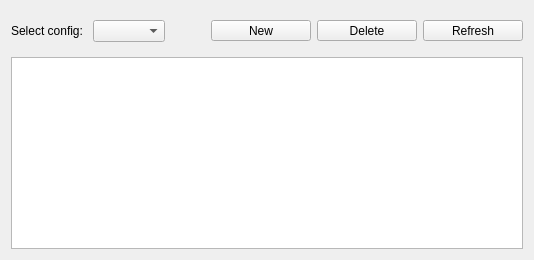
          <widget class="QWidget" name="tab_snapperNew">
           <attribute name="title">
            <string>New/Delete</string>
           </attribute>
           <layout class="QVBoxLayout" name="verticalLayout_4">
            <item>
             <widget class="QFrame" name="frame_7">
              <property name="sizePolicy">
               <sizepolicy hsizetype="Preferred" vsizetype="Minimum">
                <horstretch>0</horstretch>
                <verstretch>0</verstretch>
               </sizepolicy>
              </property>
              <layout class="QHBoxLayout" name="horizontalLayout_2">
               <property name="leftMargin">
                <number>0</number>
               </property>
               <property name="rightMargin">
                <number>0</number>
               </property>
               <item>
                <widget class="QLabel" name="label_snapperSelect">
                 <property name="text">
                  <string>Select config: </string>
                 </property>
                </widget>
               </item>
               <item>
                <widget class="QComboBox" name="comboBox_snapperConfigs">
                 <property name="sizeAdjustPolicy">
                  <enum>QComboBox::AdjustToContents</enum>
                 </property>
                </widget>
               </item>
               <item>
                <spacer name="horizontalSpacer_8">
                 <property name="orientation">
                  <enum>Qt::Horizontal</enum>
                 </property>
                 <property name="sizeHint" stdset="0">
                  <size>
                   <width>40</width>
                   <height>20</height>
                  </size>
                 </property>
                </spacer>
               </item>
               <item>
                <widget class="QToolButton" name="toolButton_snapperCreate">
                 <property name="minimumSize">
                  <size>
                   <width>100</width>
                   <height>0</height>
                  </size>
                 </property>
                 <property name="text">
                  <string>New</string>
                 </property>
                 <property name="icon">
                  <iconset resource="../../icons/icons.qrc">
                   <normaloff>:/icons/plus.svg</normaloff>:/icons/plus.svg</iconset>
                 </property>
                 <property name="toolButtonStyle">
                  <enum>Qt::ToolButtonTextUnderIcon</enum>
                 </property>
                </widget>
               </item>
               <item>
                <widget class="QToolButton" name="toolButton_snapperDelete">
                 <property name="minimumSize">
                  <size>
                   <width>100</width>
                   <height>0</height>
                  </size>
                 </property>
                 <property name="text">
                  <string>Delete</string>
                 </property>
                 <property name="icon">
                  <iconset resource="../../icons/icons.qrc">
                   <normaloff>:/icons/minus.svg</normaloff>:/icons/minus.svg</iconset>
                 </property>
                 <property name="toolButtonStyle">
                  <enum>Qt::ToolButtonTextUnderIcon</enum>
                 </property>
                </widget>
               </item>
               <item>
                <widget class="QToolButton" name="toolButton_snapperNewRefresh">
                 <property name="sizePolicy">
                  <sizepolicy hsizetype="Preferred" vsizetype="Fixed">
                   <horstretch>0</horstretch>
                   <verstretch>0</verstretch>
                  </sizepolicy>
                 </property>
                 <property name="minimumSize">
                  <size>
                   <width>100</width>
                   <height>0</height>
                  </size>
                 </property>
                 <property name="text">
                  <string>Refresh</string>
                 </property>
                 <property name="icon">
                  <iconset resource="../../icons/icons.qrc">
                   <normaloff>:/icons/reload.svg</normaloff>:/icons/reload.svg</iconset>
                 </property>
                 <property name="toolButtonStyle">
                  <enum>Qt::ToolButtonTextUnderIcon</enum>
                 </property>
                </widget>
               </item>
              </layout>
             </widget>
            </item>
            <item>
             <widget class="QTableWidget" name="tableWidget_snapperNew">
              <property name="editTriggers">
               <set>QAbstractItemView::NoEditTriggers</set>
              </property>
              <property name="selectionBehavior">
               <enum>QAbstractItemView::SelectRows</enum>
              </property>
              <attribute name="horizontalHeaderCascadingSectionResizes">
               <bool>true</bool>
              </attribute>
              <attribute name="horizontalHeaderStretchLastSection">
               <bool>true</bool>
              </attribute>
              <attribute name="verticalHeaderVisible">
               <bool>false</bool>
              </attribute>
             </widget>
            </item>
           </layout>
          </widget>
